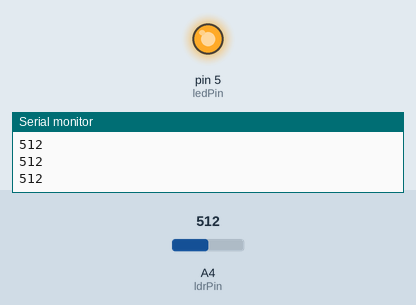
This sketch was run on a simulated Arduino Uno, built with avr-gcc and run on an emulated ATmega328P. Parts: output pins drawn as LEDs (lit = HIGH), the last lines printed to the serial monitor. The inputs (shaded band) are chosen by the test bench; at power-on: A4 (ldrPin) = 512.

Above: at 1.2 s.
1.3 s: A4 (ldrPin) set to 585
2.8 s: A4 (ldrPin) set to 610
At 3.2 s:
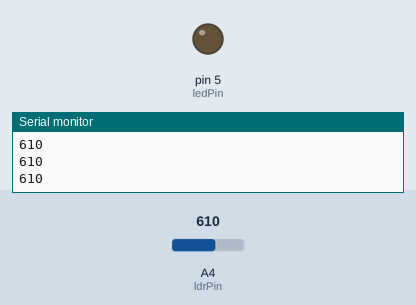
4.3 s: A4 (ldrPin) set to 590
At 5.5 s:
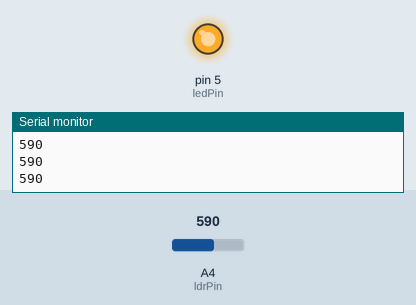
5.8 s: A4 (ldrPin) set to 716
At 6.8 s:
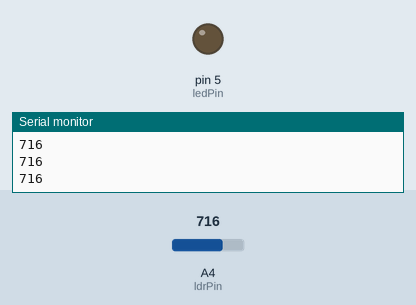
Timing chart, 0 to 8.3 s (numbered marks = the images above; inputs shaded):
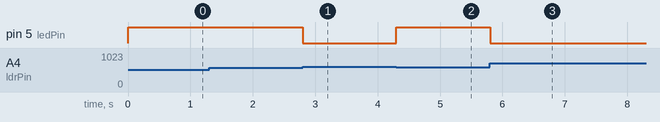

The sketch:

Project006_LDR.ino
```cpp
int analogVal;
const int ldrPin = A4;
const int ledPin = 5;

void setup() {
  Serial.begin(9600);
  pinMode(ledPin, OUTPUT);

}

void loop() {
  analogVal = analogRead(ldrPin);
  Serial.println(analogVal);
  if (analogVal<600)
      digitalWrite(ledPin, HIGH);
  else
      digitalWrite(ledPin, LOW);
  delay(20);

}
```

Measured:
- the behaviour switches between 599 and 600 on A4 (ldrPin) (found by bisection; images 0 and 1)
- after the input at 2.8 s, pin 5 (ledPin): HIGH → LOW at once
- after the input at 4.3 s, pin 5 (ledPin): LOW → HIGH at once
- after the input at 5.8 s, pin 5 (ledPin): HIGH → LOW at once
